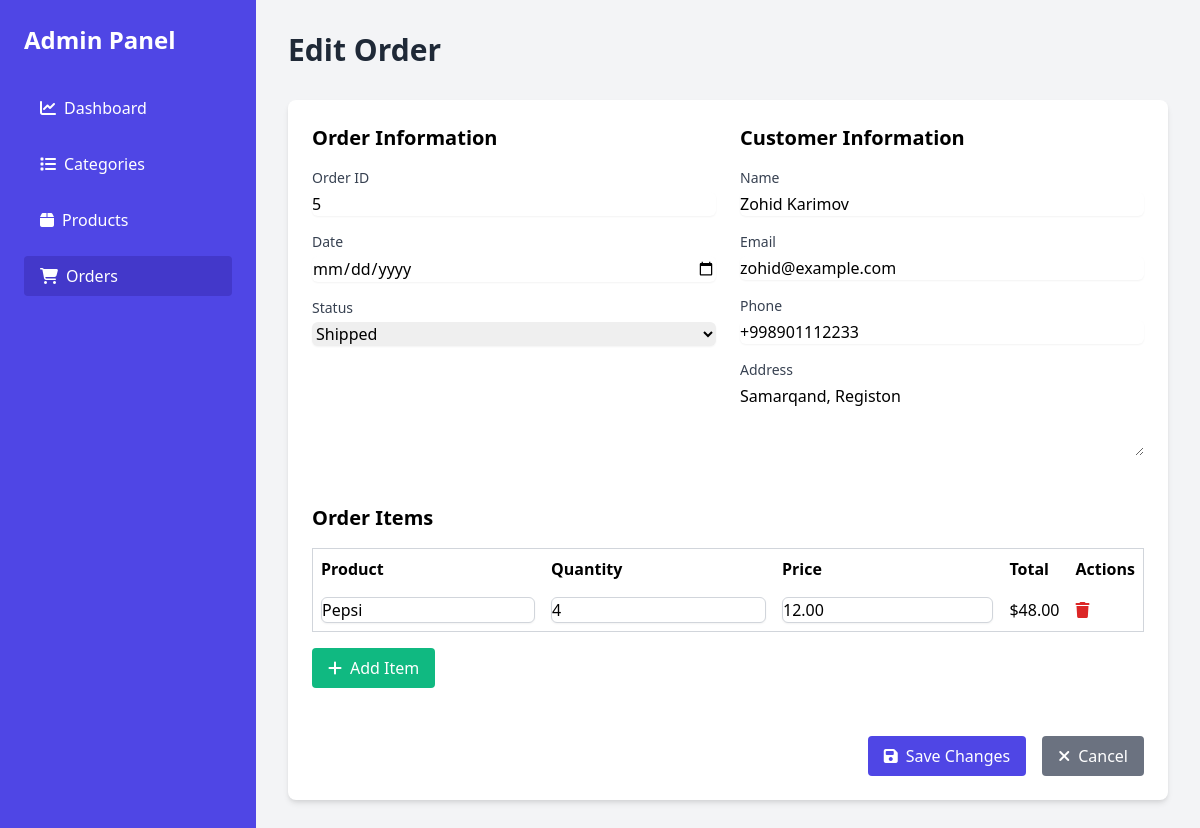
/orders/update/5/, run on the app's committed database.
### orders/models.py (models this page shows, shortened)
class Order(models.Model):
    STATUS_CHOICES = [
        ('pd', 'Pending'),
        ('pg', 'Processing'),
        ('shd', 'Shipped'),
        ('dd', 'Delivered'),
        ('cd', 'Cancelled'),
    ]
    customer_name = models.CharField(max_length=200)
    status = models.CharField(max_length=3, choices=STATUS_CHOICES, default='pd')
    email = models.EmailField()
    phone_number = models.CharField(max_length=13)
    address = models.TextField()
    created_at = models.DateField(auto_now_add=True)
    products = models.ManyToManyField(Product, through='OrderItem', related_name='orders')

class OrderItem(models.Model):
    order = models.ForeignKey(Order, on_delete=models.CASCADE, related_name='order_items')
    product = models.ForeignKey(Product, on_delete=models.CASCADE, related_name='order_items')
    quantity = models.PositiveIntegerField(default=1)
    def get_price(self):
        return self.quantity * self.product.price
    def get_order_item_delete_url(self):
        return reverse('orders:order_item_delete', args=[self.pk])

### products/models.py (models this page shows, shortened)
class Product(BaseModel):
   name = models.CharField(max_length=100)
   category = models.ForeignKey(Category, on_delete=models.CASCADE, related_name='products')
   price = models.DecimalField(max_digits=10, decimal_places=2)
   desc = models.TextField()
   image = models.ImageField(upload_to='products_image/')

### orders/views.py (the view)
# urls.py: path('update/<int:pk>/', views.order_update, name='update'),
def order_update(request, pk):
    order = get_object_or_404(Order, pk=pk)
    order_items = order.order_items.all()
    if request.method == 'POST':
        form = OrderForm(request.POST, instance=order)
        if form.is_valid():
            form.save()
            for item in order_items:
                quantity_field = f'quantity_{item.pk}'
                price_field = f'price_{item.pk}'
                if quantity_field in request.POST and price_field in request.POST:
                    new_quantity = int(request.POST[quantity_field])
                    new_price = float(request.POST[price_field])
                    item.quantity = new_quantity
                    item.product.price = new_price
                    item.product.save()
                    item.save()
            return redirect('orders:list')
    else:
        form = OrderForm(instance=order)
    return render(request, 'orders/form.html', {
        'form': form,
        'order_items': order_items,
        'order': order,
    })

### orders/forms.py
class OrderForm(forms.ModelForm):
    class Meta:
        model = Order
        fields = ['customer_name', 'status', 'email', 'phone_number', 'address']
        widgets = {
            'customer_name': forms.TextInput(attrs={'class': 'mt-1 block w-full border-gray-300 rounded-md shadow-sm'}),
            'status': forms.Select(attrs={'class': 'mt-1 block w-full border-gray-300 rounded-md shadow-sm'}),
            'email': forms.EmailInput(attrs={'class': 'mt-1 block w-full border-gray-300 rounded-md shadow-sm'}),
            'phone_number': forms.TextInput(attrs={'class': 'mt-1 block w-full border-gray-300 rounded-md shadow-sm'}),
            'address': forms.Textarea(attrs={'class': 'mt-1 block w-full border-gray-300 rounded-md shadow-sm"', 'rows': 3,}),
        }

### templates/orders/form.html (shortened to what this page needs)
{% extends 'base.html' %}
{% block content %}
    <main class="flex-1 p-8 overflow-y-auto">
        <header class="flex justify-between items-center mb-8">
            <h2 class="text-3xl font-bold text-gray-800">Edit Order</h2>
        </header>
        <div class="bg-white p-6 rounded-lg shadow-md animate-fadeIn">
            <form method="POST">
                <div class="grid grid-cols-1 md:grid-cols-2 gap-6">
                    <div>
                        <h3 class="text-xl font-semibold mb-4">Order Information</h3>
                        <div class="mb-4">
                            <label for="id" class="block text-sm font-medium text-gray-700">Order ID</label>
                            <input type="text" id="id" name="id" value="{{ order.id }}" class="mt-1 block w-full border-gray-300 rounded-md shadow-sm" readonly>
                        </div>
                        <div class="mb-4">
                            <label for="created_at" class="block text-sm font-medium text-gray-700">Date</label>
                            <input type="date" id="created_at" name="created_at" value='{{ order.created_at|date:"d/m/Y" }}' class="mt-1 block w-full border-gray-300 rounded-md shadow-sm">
                        </div>
                        <div class="mb-4">
                            <label for="status" class="block text-sm font-medium text-gray-700">Status</label>
                            {{ form.status }}
                        </div>
                    </div>
                    <div>
                        <h3 class="text-xl font-semibold mb-4">Customer Information</h3>
                        <div class="mb-4">
                            <label for="customer_name" class="block text-sm font-medium text-gray-700">Name</label>
                            {{ form.customer_name }}
                        </div>
                        <div class="mb-4">
                            <label for="email" class="block text-sm font-medium text-gray-700">Email</label>
                            {{ form.email }}
                        </div>
                        <div class="mb-4">
                            <label for="phone_number" class="block text-sm font-medium text-gray-700">Phone</label>
                            {{ form.phone_number }}
                        </div>
                        <div class="mb-4">
                            <label for="address" class="block text-sm font-medium text-gray-700">Address</label>
                            {{ form.address }}
                        </div>
                    </div>
                </div>
                <h3 class="text-xl font-semibold mt-8 mb-4">Order Items</h3>
                <table class="w-full mb-4 border-collapse border border-gray-300">
                    <thead>
                        <tr class="">
                            <th class="p-2 text-left">Product</th>
                            <th class="p-2 text-left">Quantity</th>
                            <th class="p-2 text-left">Price</th>
                            <th class="p-2 text-left">Total</th>
                            <th class="p-2 text-left">Actions</th>
                        </tr>
                    </thead>
                    <tbody>
                        {% for item in order_items %}
                            <tr class="border-b border-gray-300">
                                <td class="p-2">
                                    <input type="text" name="product_{{ item.pk }}" value="{{ item.product.name }}" class="w-full border border-gray-300 rounded-md shadow-sm" readonly>
                                </td>
                               <td class="p-2">
                                    <input type="number" name="quantity_{{ item.pk }}" value="{{ item.quantity }}" class="w-full border border-gray-300 rounded-md shadow-sm">
                                </td>
                                <td class="p-2">
                                    <input type="number" name="price_{{ item.pk }}" value="{{ item.product.price }}" step="0.01" class="w-full border border-gray-300 rounded-md shadow-sm">
                                </td>
                                <td class="p-2">
                                    ${{ item.get_price }}
                                </td>
                                <td class="p-2">
                                    <a href="{{ item.get_order_item_delete_url }}" class="text-red-600 hover:text-red-800">
                                        <i class="fas fa-trash"></i>
                                    </a>
                                </td>
                            </tr>
                        {% endfor %}
                    </tbody>
                </table>
                    <button type="button" class="bg-green-500 text-white px-4 py-2 rounded hover:bg-green-600 transition-colors duration-200 mb-4">
                        <i class="fas fa-plus mr-2"></i>Add Item
                    </button>
                <div class="mt-8 flex justify-end space-x-4">
                    <button type="submit" class="bg-indigo-600 text-white px-4 py-2 rounded hover:bg-indigo-700 transition-colors duration-200">
                        <i class="fas fa-save mr-2"></i>Save Changes
                    </button>
                    <a href="{% url 'orders:list' %}" class="bg-gray-500 text-white px-4 py-2 rounded hover:bg-gray-600 transition-colors duration-200">
                        <i class="fas fa-times mr-2"></i>Cancel
                    </a>
                </div>
            </form>
        </div>
    </main>
{% endblock %}

### static/css/styles.css (style rules this page uses)
.animate-fadeIn { animation: fadeIn 0.5s ease-in-out; }

### data on the page
Order: id "5", status "Shipped", customer_name "Zohid Karimov", email "zohid@example.com", phone_number "+998901112233", address "Samarqand, Registon"
OrderItem: product.name "Pepsi", quantity "4", product.price "12.00", get_price "48.00"
